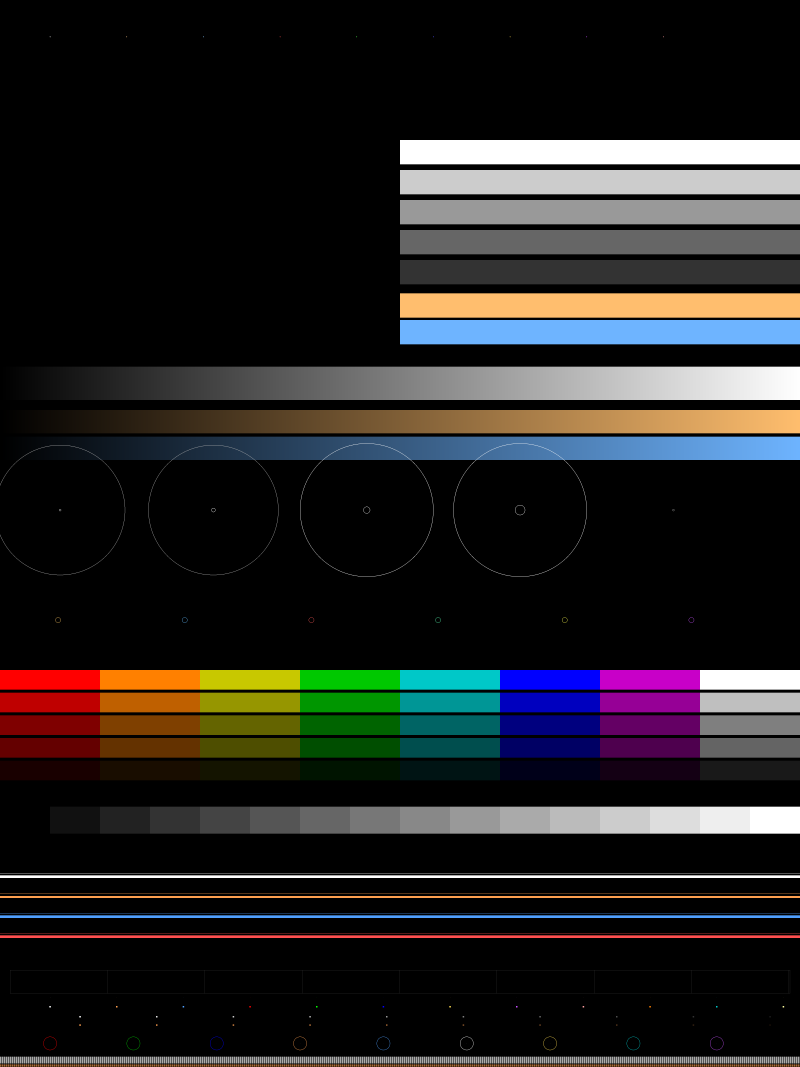
#> input picture tools/calib/IMG_5774_2x.PNG, 4800 x 6400 px, found by its file name (shown at 1/6 size)
$ python optimize_hal.py IMG_5774_2x.PNG
#> lines starting #> are read from the running program, lines starting #| are printed output that depends on the picture
"""
Autonomous halation optimizer.

Because IMG_5774_2x.PNG == dehancer base x2.PNG (verified pixel-identical), we can
optimize our render DIRECTLY against `dehancer halation x2.png`.

Objective = region-weighted, "squinted" (downsampled) L1 between our render and the
Dehancer halation reference, summed over representative zone bands (neutrals, colors,
thin lines).  Everything runs in one process with scipy — no Claude tokens per eval.

Run:
  python tools/calib/optimize_hal.py            # full optimize, writes cmp_rule_*.png + best params
  python tools/calib/optimize_hal.py --eval     # just evaluate the current best guess + render
"""
import os, sys, json, time
import numpy as np
from PIL import Image
from scipy.optimize import minimize
import halmodel as H
import render_chart as RC

ROOT = RC.ROOT
BASE = RC.BASE
HAL = RC.HAL
OUT = RC.OUT
MARGIN = 80

# Bands to optimize over (2x coords): (name, y0, y1, band_weight, x0, x1).
# x-range crops to the CONTENT so the large black background doesn't dilute the loss.
BANDS = [
    ('zone2_bars',   800, 2100, 1.0, 2300, 4800),   # bars are right half
    ('zone5_colors', 3960, 4760, 1.3,  250, 4550),   # color matrix columns
    ('zone7_lines',  5180, 5720, 1.0,    0, 4800),   # full-width thin lines
]

SQUINT = 4   # downsample factor for the "glance" loss
HALO_W = 8.0  # upweight pixels where Dehancer actually has halation (vs base)


def load_crop(path, y0, y1, x0=0, x1=4800):
#> called with path = 'tools/IMG_5774_2x.PNG', y0 = 720, y1 = 2180, x0 = 2300, x1 = 4800
    return np.array(Image.open(path).crop((x0, y0, x1, y1)).convert('RGB'),
                    dtype=np.float32)/255.0
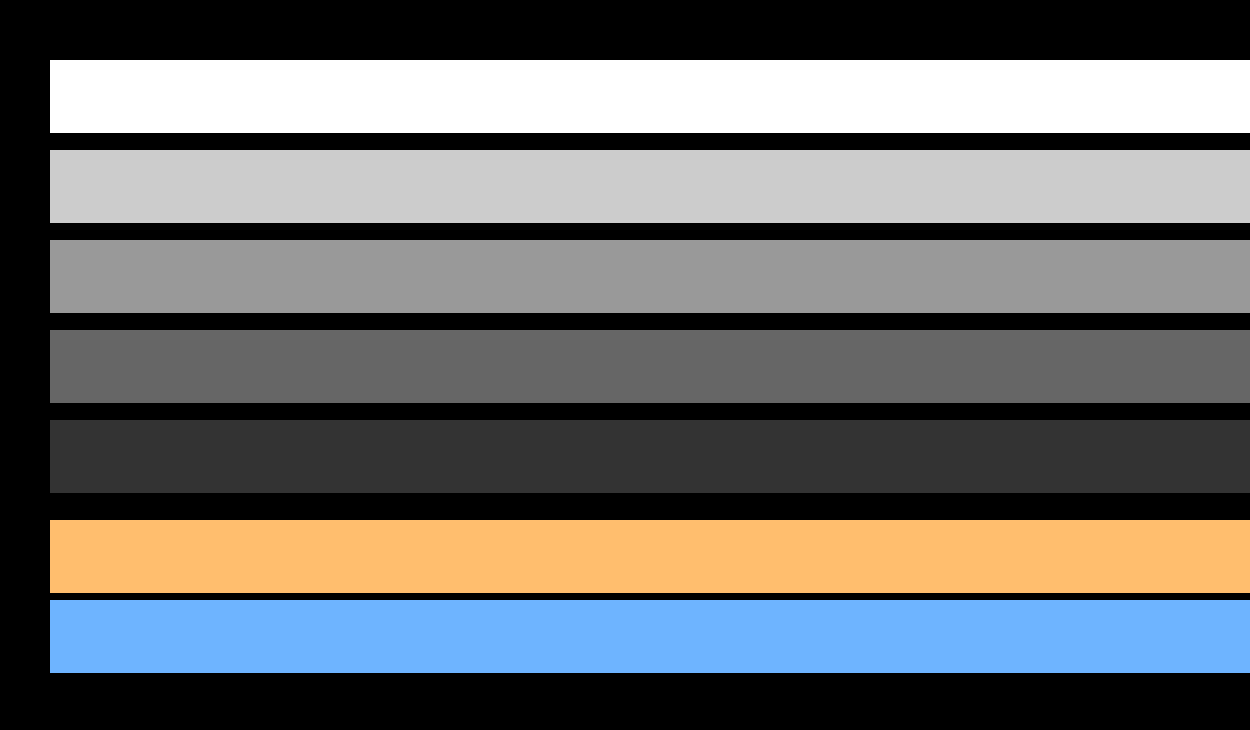
#> returned value: shape (1460, 2500, 3) float32 (shown at 1/2 size); mean of channels 0, 1, 2 0.42, 0.432, 0.42; drawn as R, G, B


def px(v): return int(round(v*2))

# ── Anti-flood / presence guard ─────────────────────────────────────────────
# Sample BLOCK/BAR INTERIORS (40+px from any edge) and penalize deviation from
# Dehancer. This is the same class of guard that caught the gray pink-flooding
# defect, generalized to saturated-color blocks: it catches BOTH under-emission
# (e.g. purple/cool measured far too weak -- the model's old symmetric blue-
# suppression nearly zeroed purple's emission) AND over-emission/self-flooding
# (e.g. a large flat saturated-red block glowing onto itself, shifting its hue
# toward orange via the green-tinted glow -- invisible to the dense "glance" loss
# because its squint+wmap weighting emphasizes edges/gradients, not flat fields).
ZONE5_ROW_Y = px(2010)                         # 100% brightness row, top edge (2x)
ZONE5_COL_X = [ci*300+150 for ci in range(8)]  # 1x cell centers
ZONE5_NAMES = ['red', 'orange', 'yellow', 'green', 'cyan', 'blue', 'purple', 'white']
GUARD_IX = 3600
_GUARD = {
    'zone2_bars': [(1093, GUARD_IX, 'gray80'), (1833, GUARD_IX, 'warm'),
                   (1993, GUARD_IX, 'cool'), (900, GUARD_IX, 'white100')],
    'zone5_colors': [(ZONE5_ROW_Y+60, px(cx), name)
                     for cx, name in zip(ZONE5_COL_X, ZONE5_NAMES)],
}
FLOOD_W = 1.5


# [6 lines left out: function squint, not called in this run]


# Preload band data once (base-with-margin, dehancer target squinted, weight map)
_BANDS = []
for name, y0, y1, w, x0, x1 in BANDS:
    ya, yb = max(0, y0-MARGIN), min(6400, y1+MARGIN)
    base_m = load_crop(BASE, ya, yb, x0, x1)
    base = load_crop(BASE, y0, y1, x0, x1)
#> call 2 of load_crop, with path = 'tools/IMG_5774_2x.PNG', y0 = 800, y1 = 2100, x0 = 2300, x1 = 4800
#> in load_crop (call 2), `return np.array(Image.open(path).crop((x0, y0, x1, y1)).convert('RGB')..`:
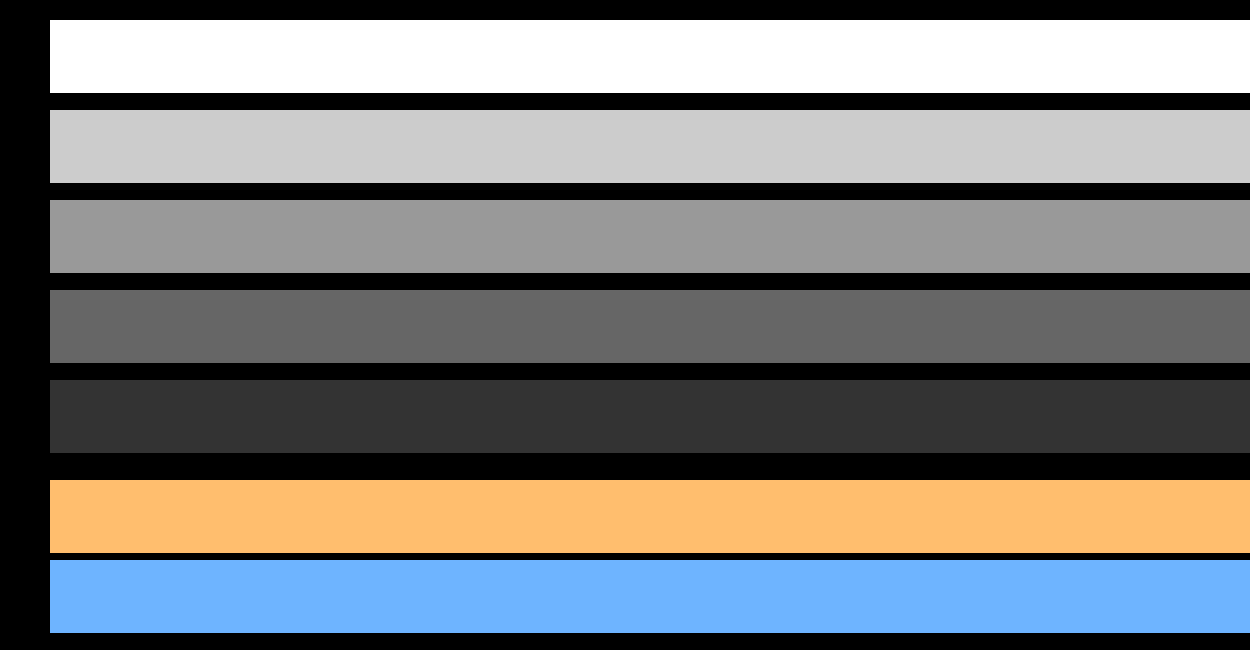
#> returned value: shape (1300, 2500, 3) float32 (shown at 1/2 size); mean of channels 0, 1, 2 0.472, 0.485, 0.472; drawn as R, G, B
    deh = load_crop(HAL, y0, y1, x0, x1)
#> (the run stopped early here; a loop or call above may not have finished)
